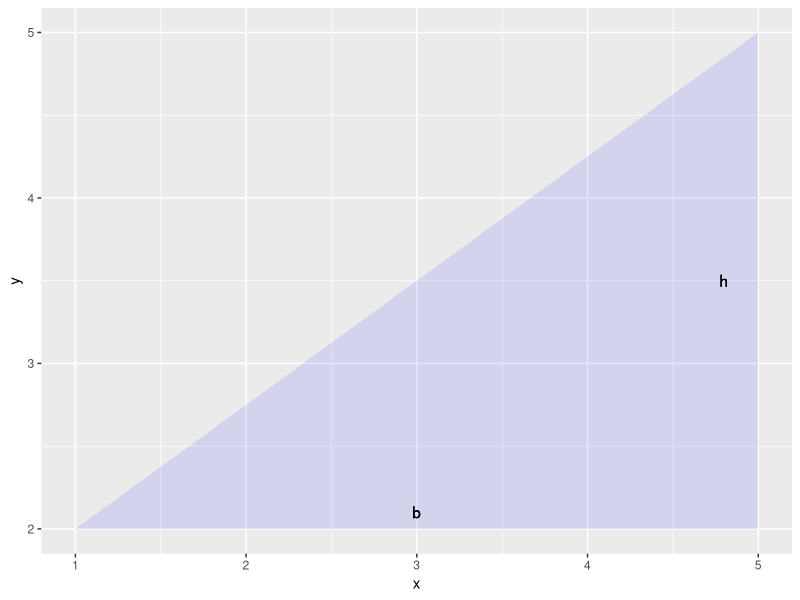
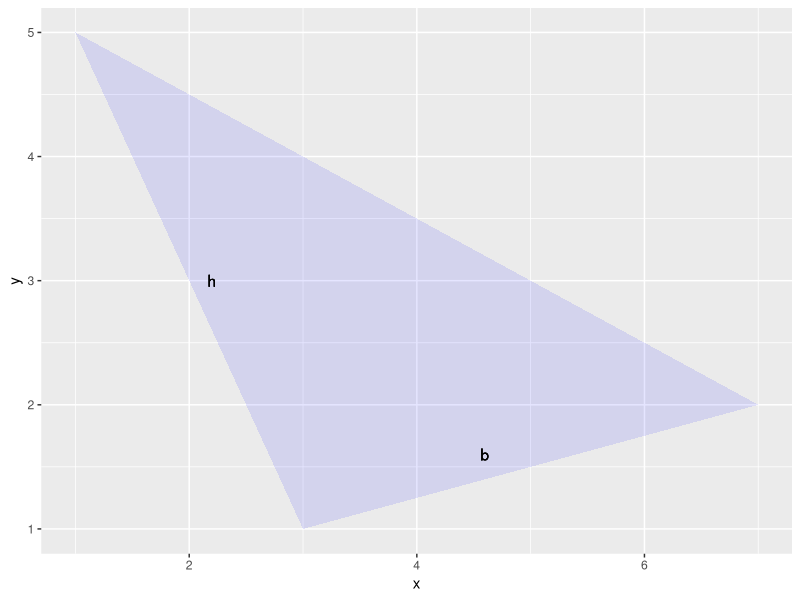
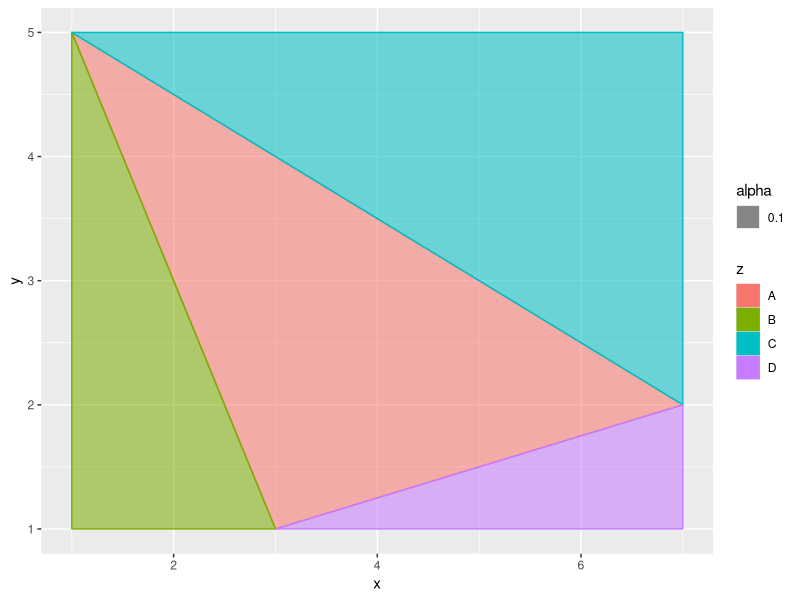

The R script that drew these images, in order:
## ---- chunk 1
library(ggplot2)
## ---- chunk 2
df <- data.frame(x = c(1, 5, 5), 
                 y = c(2, 2, 5))

ggplot(data = df, aes(x = x, y = y)) + 
    geom_polygon(fill = "#0000FF", alpha = 0.1) + 
    geom_text(label = "h", x = 4.8, y = 3.5) + 
    geom_text(label = "b", x = 3, y = 2.1)
## ---- chunk 3
df <- data.frame(x = c(3, 7, 1), 
                 y = c(1, 2, 5))

ggplot(data = df, aes(x = x, y = y)) + 
    geom_polygon(fill = "#0000FF", alpha = 0.1) + 
    geom_text(label = "h", x = 2.2, y = 3) + 
    geom_text(label = "b", x = 4.6, y = 1.6)
## ---- chunk 4

df <- data.frame(x = c(3, 7, 1, 1, 3, 1, 1, 7, 7, 3, 7, 7), 
                 y = c(1, 2, 5, 1, 1, 5, 5, 5, 2, 1, 1, 2), 
                 z = c(rep("A", 3), rep("B", 3), rep("C", 3), rep("D", 3)))
ggplot(data = df, aes(x = x, y = y, fill = z, colour = z, group = z)) + 
    geom_polygon(aes(alpha = 0.1))
